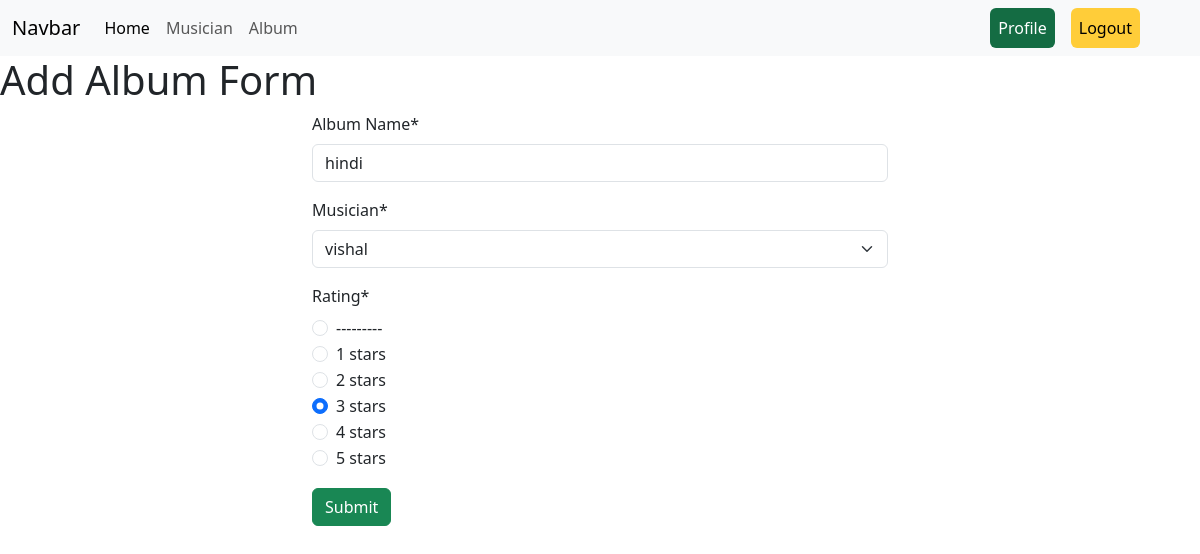
Screenshot of /add/editAlbum/17/ (signed in) with the database file from the repository.
### Album/models.py (models this page shows)
class AlbumModel(models.Model):
    Album_Name = models.CharField(max_length=50)
    Musician = models.ForeignKey(MusicianModel, on_delete=models.CASCADE)
    Album_release_date = models.DateTimeField(auto_now_add=True)
    RATING = [
        (1, "1 stars"),
        (2, "2 stars"),
        (3, "3 stars"),
        (4, "4 stars"),
        (5, "5 stars"),
    ]
    Rating = models.IntegerField(choices=RATING)

### Album/views.py (the view, shortened to what this page needs)
# urls.py: path('editAlbum/<int:id>/',views.edit_album.as_view(),name='edit_album'),
@method_decorator(login_required,name='dispatch')
class edit_album(UpdateView):
    model = models.AlbumModel
    form_class=forms.AlbumForm
    template_name='album.html'
    success_url = reverse_lazy('add_album')
    pk_url_kwarg='id'

### Album/forms.py
class AlbumForm(forms.ModelForm):
    class Meta:
        model=AlbumModel
        fields= '__all__'
        widgets= {
           'Rating':forms.RadioSelect
        }

### musician/models.py (called while the page is built)
    def __str__(self) -> str:
        return self.First_Name

### Album/templates/album.html (shortened to what this page needs)
{% extends "base.html" %}
{% load crispy_forms_tags %}
{% block content %}
  <h1>Add Album Form</h1>
  <div class="container" style="width: 50%; margin:auto;">
    <form action="" method="post">
      {{ form | crispy }}
      <button class="btn btn-success" type="submit">Submit</button>
    </form>
  </div>
{% endblock content %}

### rows the page displays
AlbumModel: Album_Name "hindi", Musician "vishal", Rating "☐ --------- ☐ 1 stars ☐ 2 stars ☑ 3 stars ☐ 4 stars ☐ 5 stars"
